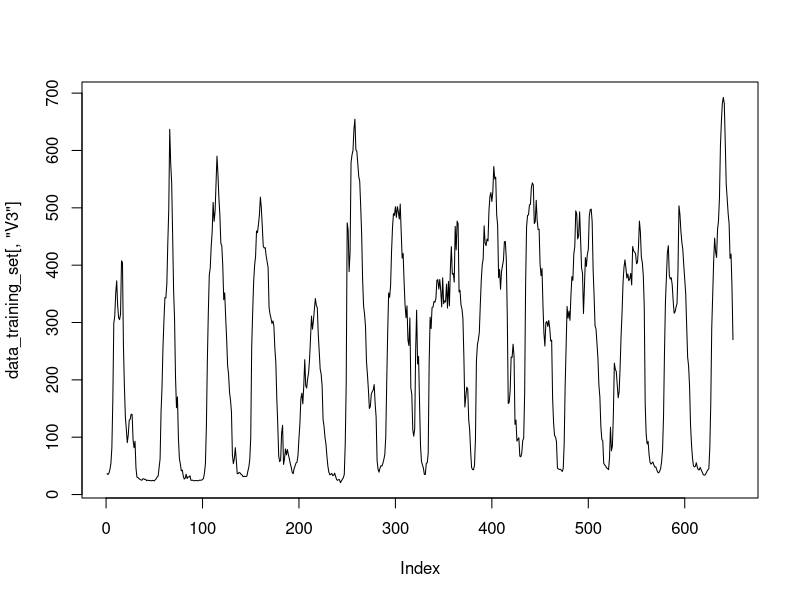
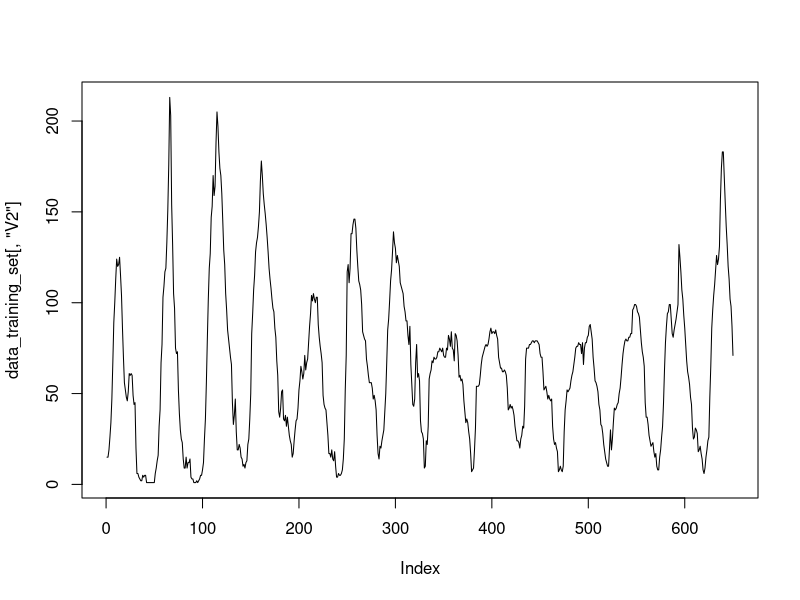
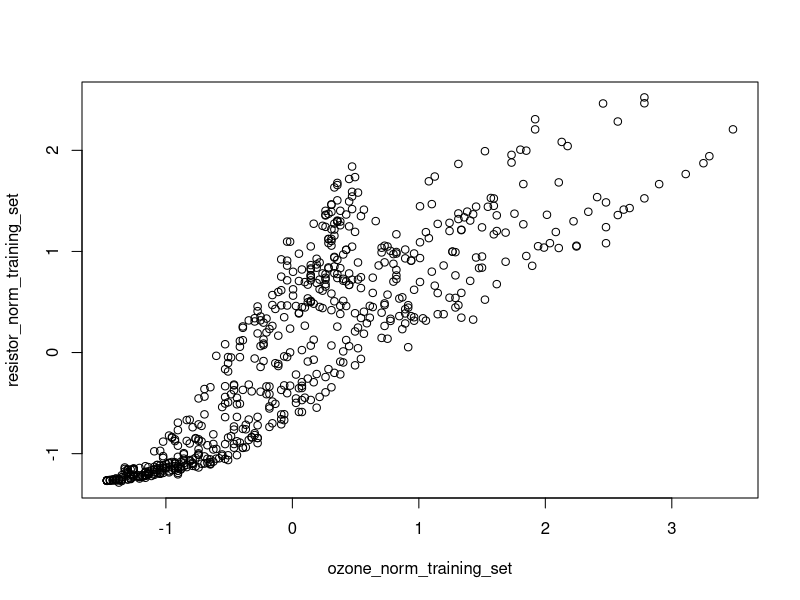
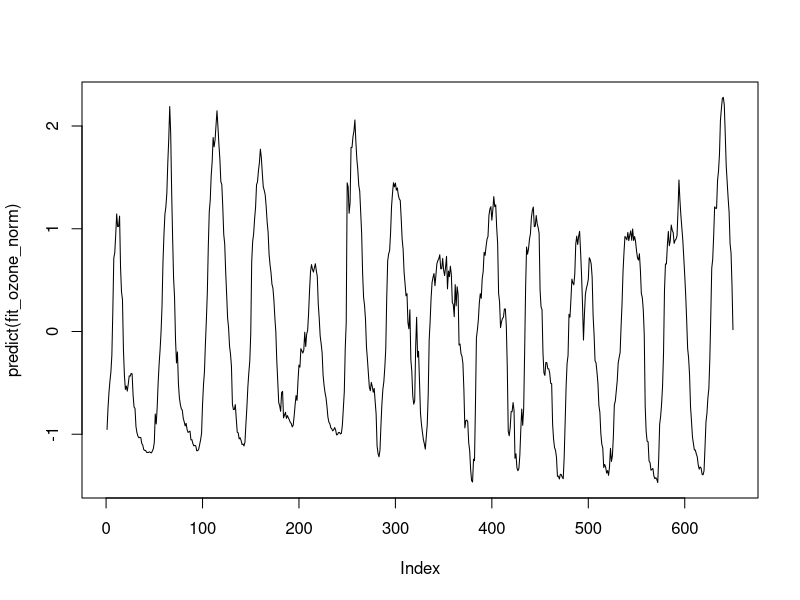
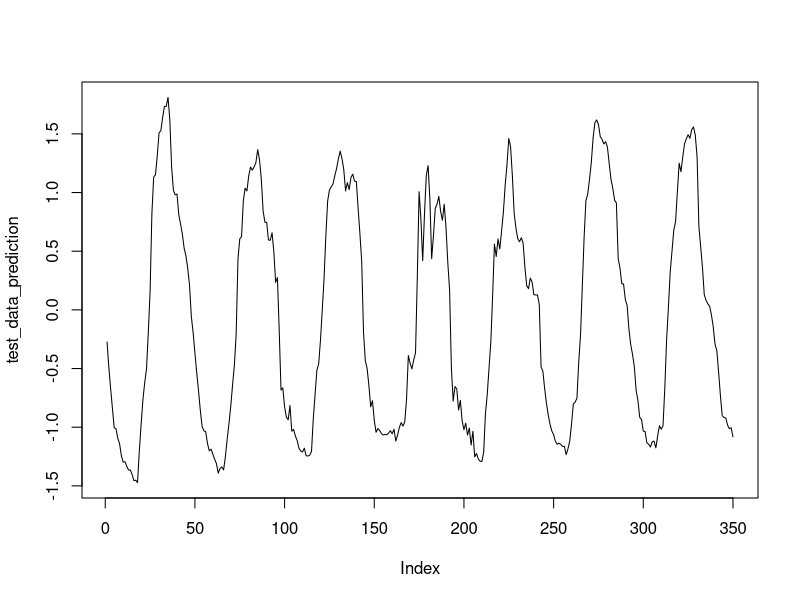
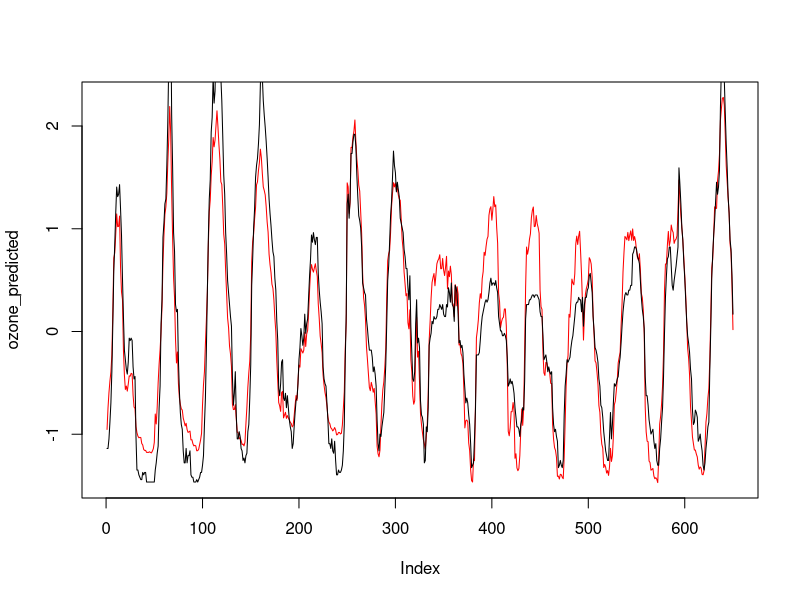
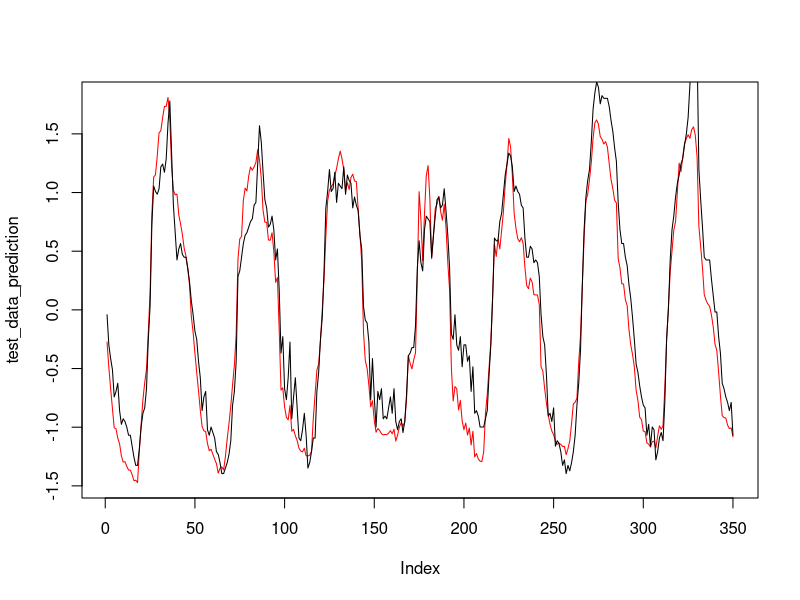
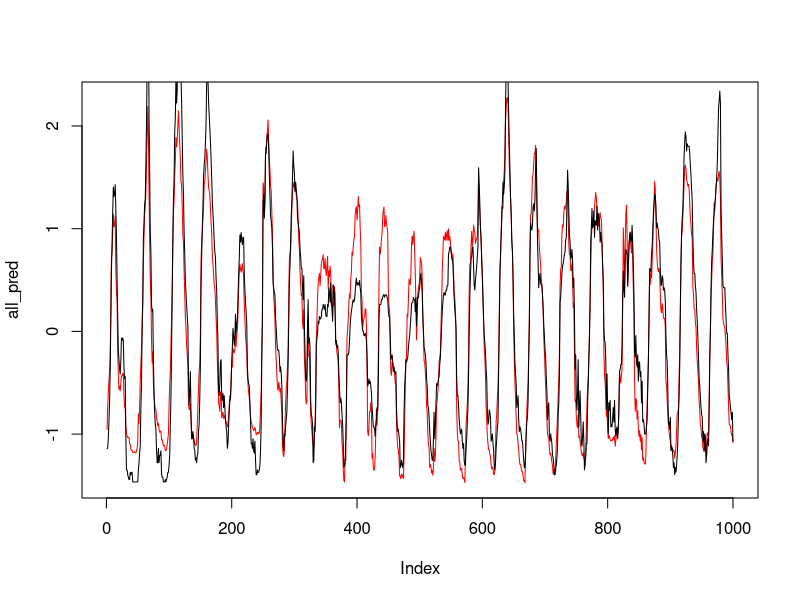

Source code (R) for these figures, in order:
## ---- chunk 1
knitr::opts_chunk$set(echo = TRUE)
## ---- chunk 2

training_set <- read.csv("datos_MGTN.csv", nrows=650, header=FALSE)

test_set <- read.csv("datos_MGTN.csv", skip=650, header=FALSE)

## ---- chunk 3

data_training_set <-data.frame(training_set)

mean_temperature_training <- mean(data_training_set[,"V4"])

## ---- chunk 4

sd_temperature_training <- sd(data_training_set[,"V4"])

## ---- chunk 5
n = 650

# Repeat the process for ozone, resistor data and relative humidity.

mean_ozone_training <- mean(data_training_set[,"V2"])
sd_ozone_training <- sd(data_training_set[,"V2"])

mean_resistor_training <- mean(data_training_set[,"V3"])
sd_resistor_training <- sd(data_training_set[,"V3"])

mean_humidity_training <- mean(data_training_set[,"V5"])
sd_humidity_training <- sd(data_training_set[,"V5"])

temp_norm_training_set <- array(dim=n)
ozone_norm_training_set <- array(dim=n)
resistor_norm_training_set <- array(dim=n)
humidity_norm_training_set <- array(dim=n)

# Subtract the mean and devide by the standard deviation.
for (i in 1:650) {
    temp_norm_training_set[i] <- (data_training_set[,"V4"][i] - mean_temperature_training) / sd_temperature_training
    
    ozone_norm_training_set[i] <- (data_training_set[,"V2"][i] - mean_ozone_training) / sd_ozone_training
    
    resistor_norm_training_set[i] <- (data_training_set[,"V3"][i] - mean_resistor_training) / sd_resistor_training
    
    humidity_norm_training_set[i] <- (data_training_set[,"V5"][i] - mean_humidity_training) / sd_humidity_training
    
}

data_test_set <-data.frame(test_set)

temp_norm_test_set <- array(dim=350)
ozone_norm_test_set <- array(dim=350)
resistor_norm_test_set <- array(dim=350)
humidity_norm_test_set <- array(dim=350)

for (i in 1:350) {
        temp_norm_test_set[i] <- (data_test_set[,"V4"][i] - mean_temperature_training) / sd_temperature_training
    
    ozone_norm_test_set[i] <- (data_test_set[,"V2"][i] - mean_ozone_training) / sd_ozone_training
    
    resistor_norm_test_set[i] <- (data_test_set[,"V3"][i] - mean_resistor_training) / sd_resistor_training
    
    humidity_norm_test_set[i] <- (data_test_set[,"V5"][i] - mean_humidity_training) / sd_humidity_training
}


## ---- chunk 6

plot(data_training_set[,"V3"], type="l")

plot(data_training_set[,"V2"], type="l")

## ---- chunk 7

plot(ozone_norm_training_set, resistor_norm_training_set)


## ---- chunk 8

fit_ozone_norm <- lm(ozone_norm_training_set ~ temp_norm_training_set + resistor_norm_training_set + humidity_norm_training_set)
summary(fit_ozone_norm)

ozone_predicted <- predict(fit_ozone_norm)
RMSE = 0
for (i in 1:650) {
    RMSE = RMSE + (ozone_predicted[i]*sd_ozone_training+mean_ozone_training - data_training_set[,"V2"][i])**2
}

RMSE = sqrt(1/650 * RMSE)
print(RMSE)

#predict(fit_ozone_norm)
plot(predict(fit_ozone_norm), type="l")

## ---- chunk 9

myData <- data.frame(c(temp_norm_test_set), c(resistor_norm_test_set), c(humidity_norm_test_set))
colnames(myData) <- c("temp_norm_training_set", "resistor_norm_training_set", "humidity_norm_training_set")

test_data_prediction <- predict(fit_ozone_norm, newdata=myData)
plot(test_data_prediction, type="l")

denomarlized_predicted_test <- array(dim=350)

for (i in 1:350) {
    denomarlized_predicted_test[i] <- test_data_prediction[i]*sd_ozone_training+mean_ozone_training
}

RMSE = 0
for (i in 1:350) {
    RMSE = RMSE + (denomarlized_predicted_test[i] - data_test_set[,"V2"][i])**2
}

top <- 0
bottom <- 0
m <- mean(data_test_set[,"V2"])
for (i in 1:350) {
    top <- top + (denomarlized_predicted_test[i] - data_test_set[,"V2"][i])**2
    bottom <- bottom + (m - data_test_set[,"V2"][i])**2
}

RMSE = sqrt(1/350 * RMSE)
r_squared <- 1 - top/bottom

print(RMSE)
print(r_squared)

## ---- chunk 10

plot(ozone_predicted, type="l", col="red")
lines(ozone_norm_training_set)

plot(test_data_prediction, type="l", col="red")
lines(ozone_norm_test_set)


all_pred <- array(dim=1000)
all_actual <- array(dim=1000)
for (i in 1:650) {
    all_pred[i] <- ozone_predicted[i]
    all_actual[i] <- ozone_norm_training_set[i]
}
for (i in 1:350) {
    all_pred[650+i] <- test_data_prediction[i]
    all_actual[650+i] <- ozone_norm_test_set[i]
}

plot(all_pred, type="l", col="red")
lines(all_actual)

plot(all_actual, all_pred)

## ---- chunk 11
library(e1071)

fit_ozone_norm_svm <- svm(ozone_norm_training_set ~ temp_norm_training_set + resistor_norm_training_set + humidity_norm_training_set)




# Training set
pred_svm <- predict(fit_ozone_norm_svm)
plot(pred_svm, type="l", col="red")
lines(ozone_norm_training_set)

denomarlized_predicted_training_svm <- array(dim=650)

for (i in 1:650) {
    denomarlized_predicted_training_svm[i] <- pred_svm[i]*sd_ozone_training+mean_ozone_training
}


for (i in 1:650) {
    RMSE <- RMSE + (denomarlized_predicted_training_svm[i] - data_training_set[,"V2"][i])**2
    top <- top + (denomarlized_predicted_training_svm[i] - data_training_set[,"V2"][i])**2
    bottom <- bottom + (m - data_training_set[,"V2"][i])**2
}
r_squared_training_svm <- 1 - top/bottom
RMSE_training_svm <- sqrt(1/650 * RMSE)

print("SVM TRAINING")
print(r_squared_training_svm)
print(RMSE_training_svm)
print("")



# Test set
myData2 <- data.frame(c(temp_norm_test_set), c(resistor_norm_test_set), c(humidity_norm_test_set))
colnames(myData2) <- c("temp_norm_training_set", "resistor_norm_training_set", "humidity_norm_training_set")
pred_svm_test <- predict(fit_ozone_norm_svm, myData2)
plot(pred_svm_test, type="l", col="red")
lines(ozone_norm_test_set)

denomarlized_predicted_test_svm <- array(dim=350)

for (i in 1:350) {
    denomarlized_predicted_test_svm[i] <- pred_svm_test[i]*sd_ozone_training+mean_ozone_training
}


RMSE <- 0
for (i in 1:350) {
    RMSE <- RMSE + (denomarlized_predicted_test_svm[i] - data_test_set[,"V2"][i])**2
    top <- top + (denomarlized_predicted_test_svm[i] - data_test_set[,"V2"][i])**2
    bottom <- bottom + (m - data_test_set[,"V2"][i])**2
}
r_squared_test_svm <- 1 - top/bottom
RMSE_test_svm <- sqrt(1/650 * RMSE)

print("SVM TEST")
print(r_squared_test_svm)
print(RMSE_test_svm)
print("")





# Everything
all_pred_svm <- array(dim=1000)
all_actual_svm <- array(dim=1000)
for (i in 1:650) {
    all_pred_svm[i] <- pred_svm[i]
    all_actual_svm[i] <- ozone_norm_training_set[i]
}
for (i in 1:350) {
    all_pred_svm[650+i] <- pred_svm_test[i]
    all_actual_svm[650+i] <- ozone_norm_test_set[i]
}
plot(all_pred_svm, type="l", col="red")
lines(all_actual_svm)




